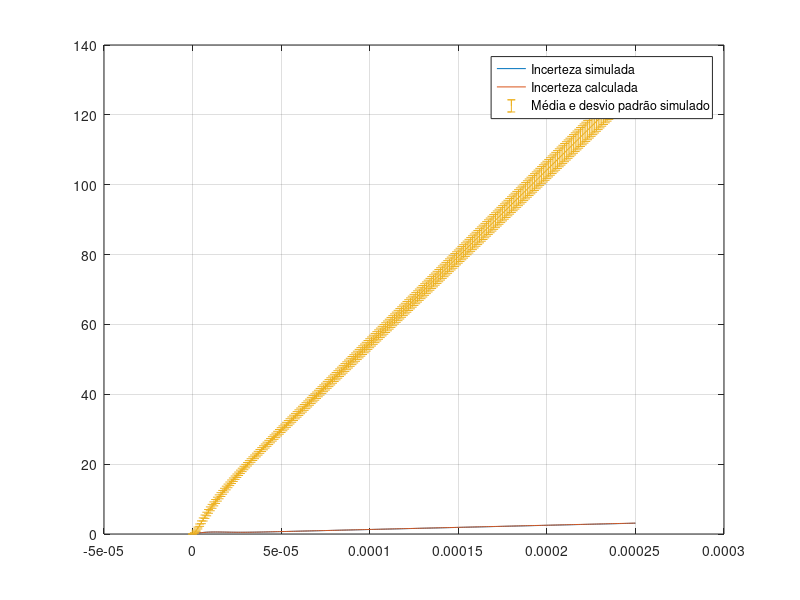

The MATLAB source for this figure:
%%%%%%%%%%%%%%%%%%%%%%%%%%%%%%%%%%%%%%%%%%%%%%%%%%%%%%%%%%%%%%%%%%%%%%%%%%%
%Análise de incertezas do PGA, considerando incertezas nas resistências,
%capacitâncias e chaves.
%
%Equações DESCONSIDERAM aspectos reais da operação do circuito, como o fato
%que cada capacitor já deve estar em regime permanente quando usado por
%outras etapas do circuito.
%Presume que todas as incertezas são independentes.
%Desconsidera correntes de fuga, corrente de polarização, tensão de offset.
%%%%%%%%%%%%%%%%%%%%%%%%%%%%%%%%%%%%%%%%%%%%%%%%%%%%%%%%%%%%%%%%%%%%%%%%%%%

clear all
close all
clc


% Definição dos periodos, passo da simulação e número de pontos
points = 10000;
Ti = 250e-6;
Ta = 250e-6;
To = 20e-6;
timestep = 1e-6;
t = [0:timestep:Ti];

%% Amostragem de entrada
%Mu e Sigma da tensão de entrada do circuito
e0 = 5;
d_e0 = 0.1;

%Mu e Sigma do Ron da chave Si1
Rs1 = 82.5;
d_Rs1 = 17.5;

%Mu e Sigma do Ron da chave Si3
Rs3 = 82.5;
d_Rs3 = 17.5;

%Mu e Sigma do capacitor Cs 
Cs = 47e-9;
d_Cs = 0.47e-9;

%Rs = Soma dos valores de Ron para as chaves Si1 e Si3 e calculo de sua incerteza
Rs = (Rs1+Rs3);
d_Rs = sqrt((d_Rs1)^2 + (d_Rs3)^2);

%RsCs = produto de Rs por Cs e calculo de sua incerteza
RsCs = Rs*Cs;
d_RsCs = sqrt((d_Rs/Rs)^2 + (d_Cs/Cs)^2)*RsCs;

%Conjunto de dados gerados aleatóriamente com distribuição normal para
%comprovar calculosas. (fonte e0, resistores Ron e Capacitor Cs)
e0_sim = normrnd(e0,d_e0,[points 1]);
Rs1_sim = normrnd(Rs1,d_Rs1,[points 1]);
Rs3_sim = normrnd(Rs3,d_Rs3,[points 1]);
Cs_sim = normrnd(Cs,d_Cs,[points 1]);
%Certificando que não existam números negativos
e0_sim = max(e0_sim,0);
Rs1_sim = max(Rs1_sim,0);
Rs3_sim = max(Rs3_sim,0);
Cs_sim = max(Cs_sim,0);

RsCs_sim = Cs_sim.*(Rs1_sim + Rs3_sim);

%Relatório da amostragem de entrada
fprintf('Rs %.2f +- %.2f Ohm \n',Rs,d_Rs);
fprintf('RsCs %.2f +- %.2f ns \n',RsCs*1e9,d_RsCs*1e9);
fprintf('Cs_sim %.2f +- %.2f nF \n',mean(Cs_sim)*1e9,std(Cs_sim)*1e9);
fprintf('Rs1_sim %.2f +- %.2f Ohm \n',mean(Rs1_sim),std(Rs1_sim));
fprintf('Rs3_sim %.2f +- %.2f Ohm \n',mean(Rs3_sim),std(Rs3_sim));

%% Amplificação

%Mu e Sigma do Resistor R 
R = 10e3;
d_R = 0.1e3;

%Mu e Sigma do Ron da chave Sa1 
Ra1 = 82.5;
d_Ra1 = 17.5;

%Mu e Sigma do capacitor Ca
Ca = 1e-9;
d_Ca = 0.01e-9;

%Ra = Soma dos valores de Ron para as chaves Sa1 e Ra e calculo de sua incerteza
Ra = (Ra1+R);
d_Ra = sqrt((d_R)^2 + (d_Ra1)^2);

%RaCa = produto de R por Ca e calculo de sua incerteza
RaCa = Ra*Ca;
d_RaCa = sqrt((d_Ra/Ra)^2 + (d_Ca/Ca)^2)*RaCa;

%Conjunto de dados gerados aleatóriamente com distribuição normal para
%comprovar calculos. (Resistor R, resistor Ron e Capacitor Ca)
R_sim = normrnd(R,d_R,[points 1]);
Ra1_sim = normrnd(Ra1,d_Ra1,[points 1]);
Ca_sim = normrnd(Ca,d_Ca,[points 1]);
%Certificando que não existam números negativos
R_sim = max(R_sim,0);
Ra1_sim = max(Ra1_sim,0);
Ca_sim = max(Ca_sim,0);

RaCa_sim = Ca_sim.*(R_sim + Ra1_sim);

%Relatório da amplificação
fprintf('R %.2f +- %.2f Ohm \n',Ra,d_Ra);
fprintf('RCa %.2f +- %.2f ns \n',RaCa*1e9,d_RaCa*1e9);
fprintf('Ca_sim %.2f +- %.2f nF \n',mean(Ca_sim)*1e9,std(Ca_sim)*1e9);
fprintf('Ra_sim %.2f +- %.2f Ohm \n',mean(R_sim),std(R_sim));
fprintf('Rsa1_sim %.2f +- %.2f Ohm \n',mean(Ra1_sim),std(Ra1_sim));

%% Amostragem de saída

%Mu e Sigma do Ron da chave So
Ro = 82.5;
d_Ro = 17.5;

%Mu e Sigma do capacitor Co
Co = 22e-9;
d_Co = 0.22e-9;

%RoCo = produto de Rso por Co e calculo de sua incerteza
RoCo = Ro*Co;
d_RoCo = sqrt((d_Ro/Ro)^2 + (d_Co/Co)^2)*RoCo;

%Conjunto de dados gerados aleatóriamente com distribuição normal para
%comprovar calculos. (Resistencia Ron de So e Capacitor Co)
Ro_sim = normrnd(Ro,d_Ro,[points 1]);
Co_sim = normrnd(Co,d_Co,[points 1]);
%Certificando que não existam números negativos
Ro_sim = max(Ro_sim,0);
Co_sim = max(Co_sim,0);
RoCo_sim = Ro_sim.*Co_sim;

%Relatório da amostragem de saída
fprintf('Rso %.2f +- %.2f Ohm \n',Ro,d_Ro);
fprintf('RsoCo %.2f +- %.2f ns \n',RoCo*1e9,d_RoCo*1e9);
fprintf('Co_sim %.2f +- %.2f nF \n',mean(Co_sim)*1e9,std(Co_sim)*1e9);
fprintf('Rs_sim %.2f +- %.2f Ohm \n',mean(Ro_sim),std(Ro_sim));





%% Plot

%Calculo de :
% sf_ : desvio padrão pelas regras de propagação de incertezas
%  s_ : desvios padrão obtidos por simulação
%  m_ : valores médios obtidos por simulação

eq1 = e0_sim.*(1-exp(-t./RsCs_sim));
eq2 = 1+(t./RaCa_sim);
eq3 = 1-exp(-t./RoCo_sim);
eq = eq1.*eq2.*eq3;

uncertain = sqrt(d_e0.^2..*(1-exp(-t./RsCs)).^2.*(1+t./RaCa).^2.*(1-exp(-t./RoCo)).^2+d_RsCs.^2.*e0.^2.*t.^2.*(exp(-t./RsCs)).^2.*(1+t./RaCa).^2.*(1-exp(-t./RoCo)).^2./RsCs.^4+d_RaCa.^2.*e0.^2.*(1-exp(-t./RsCs)).^2.*t.^2.*(1-exp(-t./RoCo)).^2./RaCa.^4+d_RoCo.^2.*e0.^2.*(1-exp(-t./RsCs)).^2.*(1+t./RaCa).^2.*t.^2.*(exp(-t./RoCo)).^2./RoCo.^4);

sf_ = uncertain; %d_Vf
s_ = std(eq);
m_ = mean(eq);


figure
plot(t,s_);
hold on
plot(t,sf_);
errorbar(t,m_,s_);
hold off
legend('Incerteza simulada','Incerteza calculada','Média e desvio padrão simulado')
grid;


